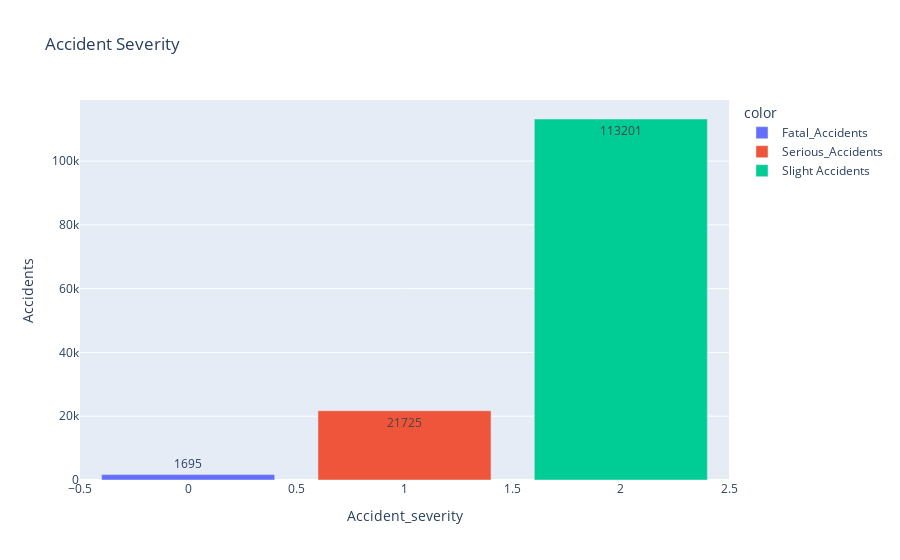

Notebook source saved alongside this figure:
### Code cell
#plot chart
severity_plot = px.bar(level,color=names,title='Accident Severity',text=level)
severity_plot.update_layout( yaxis_title='Accidents',xaxis_title='Accident_severity')

### Figure 1 — Plotly figure (JSON) as saved in the notebook; plotly's stock layout.template omitted (floating-point values rounded to 4 significant figures)
{"data": [{"alignmentgroup": "True", "hovertemplate": "color=Fatal_Accidents<br>index=%{x}<br>value=%{y}<br>text=%{text}<extra></extra>", "legendgroup": "Fatal_Accidents", "marker": {"color": "#636efa"}, "name": "Fatal_Accidents", "offsetgroup": "Fatal_Accidents", "orientation": "v", "showlegend": true, "text": [1695], "textposition": "auto", "type": "bar", "x": [0], "xaxis": "x", "y": [1695], "yaxis": "y"}, {"alignmentgroup": "True", "hovertemplate": "color=Serious_Accidents<br>index=%{x}<br>value=%{y}<br>text=%{text}<extra></extra>", "legendgroup": "Serious_Accidents", "marker": {"color": "#EF553B"}, "name": "Serious_Accidents", "offsetgroup": "Serious_Accidents", "orientation": "v", "showlegend": true, "text": [21725], "textposition": "auto", "type": "bar", "x": [1], "xaxis": "x", "y": [21725], "yaxis": "y"}, {"alignmentgroup": "True", "hovertemplate": "color=Slight Accidents<br>index=%{x}<br>value=%{y}<br>text=%{text}<extra></extra>", "legendgroup": "Slight Accidents", "marker": {"color": "#00cc96"}, "name": "Slight Accidents", "offsetgroup": "Slight Accidents", "orientation": "v", "showlegend": true, "text": [113201], "textposition": "auto", "type": "bar", "x": [2], "xaxis": "x", "y": [113201], "yaxis": "y"}], "layout": {"barmode": "relative", "legend": {"title": {"text": "color"}, "tracegroupgap": 0}, "title": {"text": "Accident Severity"}, "xaxis": {"anchor": "y", "domain": [0, 1], "title": {"text": "Accident_severity"}}, "yaxis": {"anchor": "x", "domain": [0, 1], "title": {"text": "Accidents"}}}}
